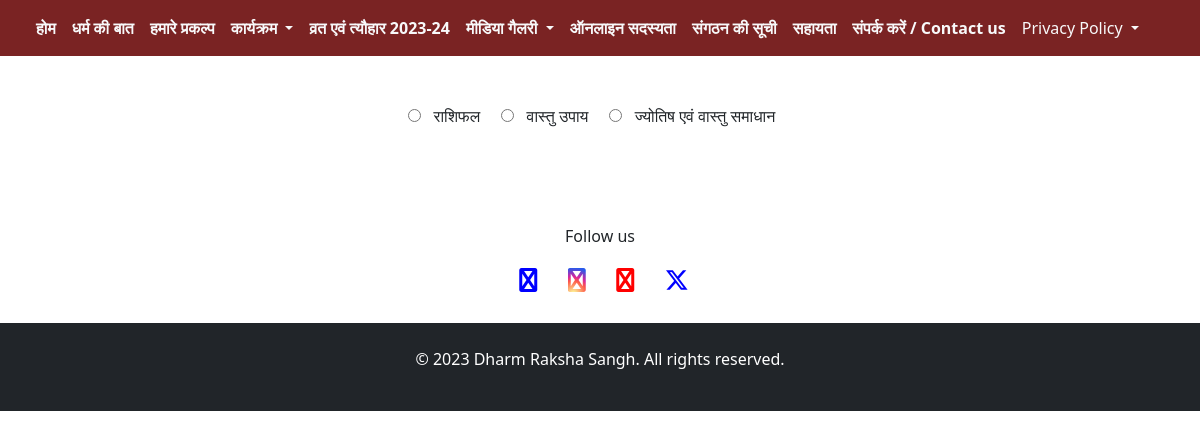
/services/jyotish/, run on an earlier commit of the app's database.
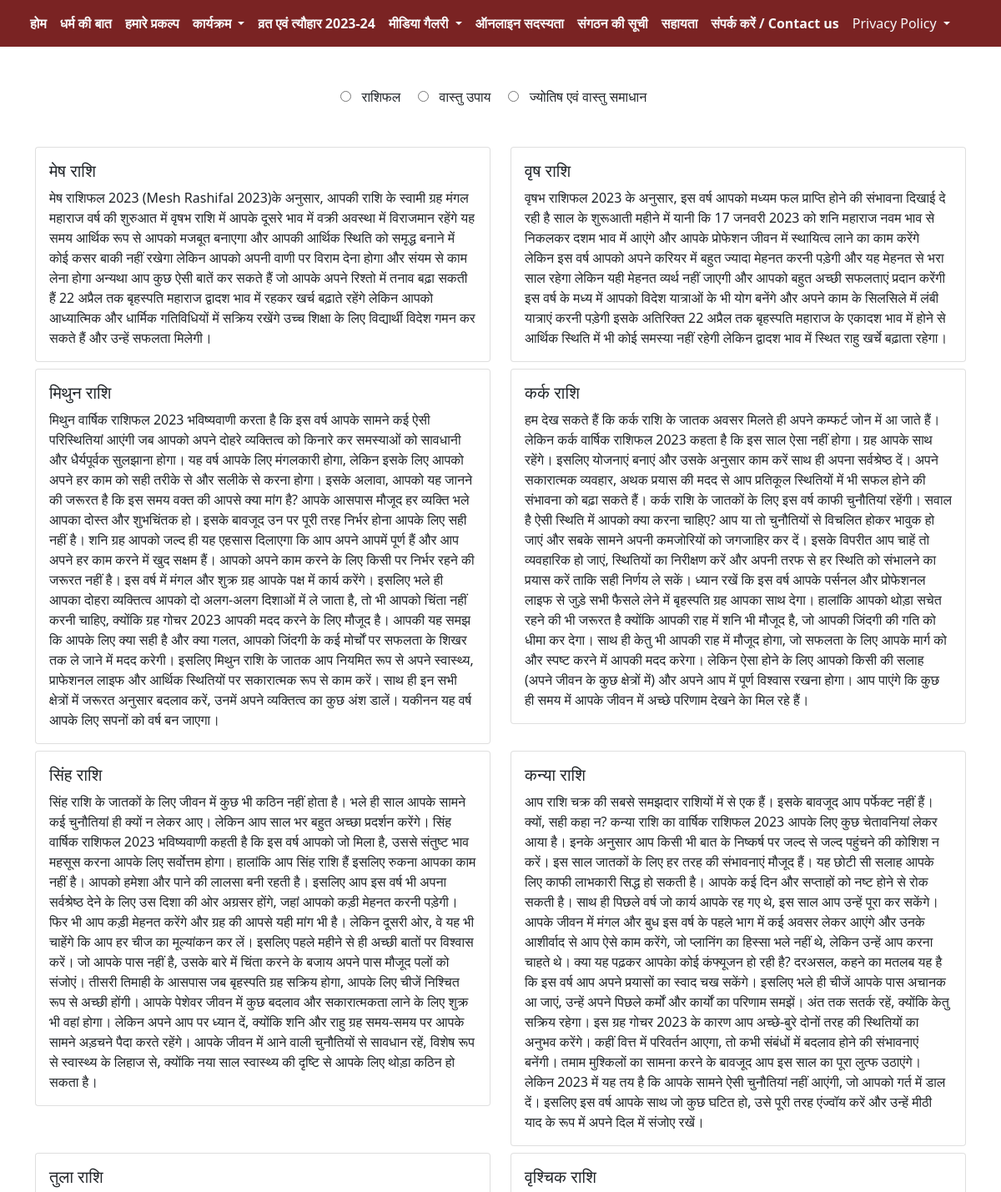
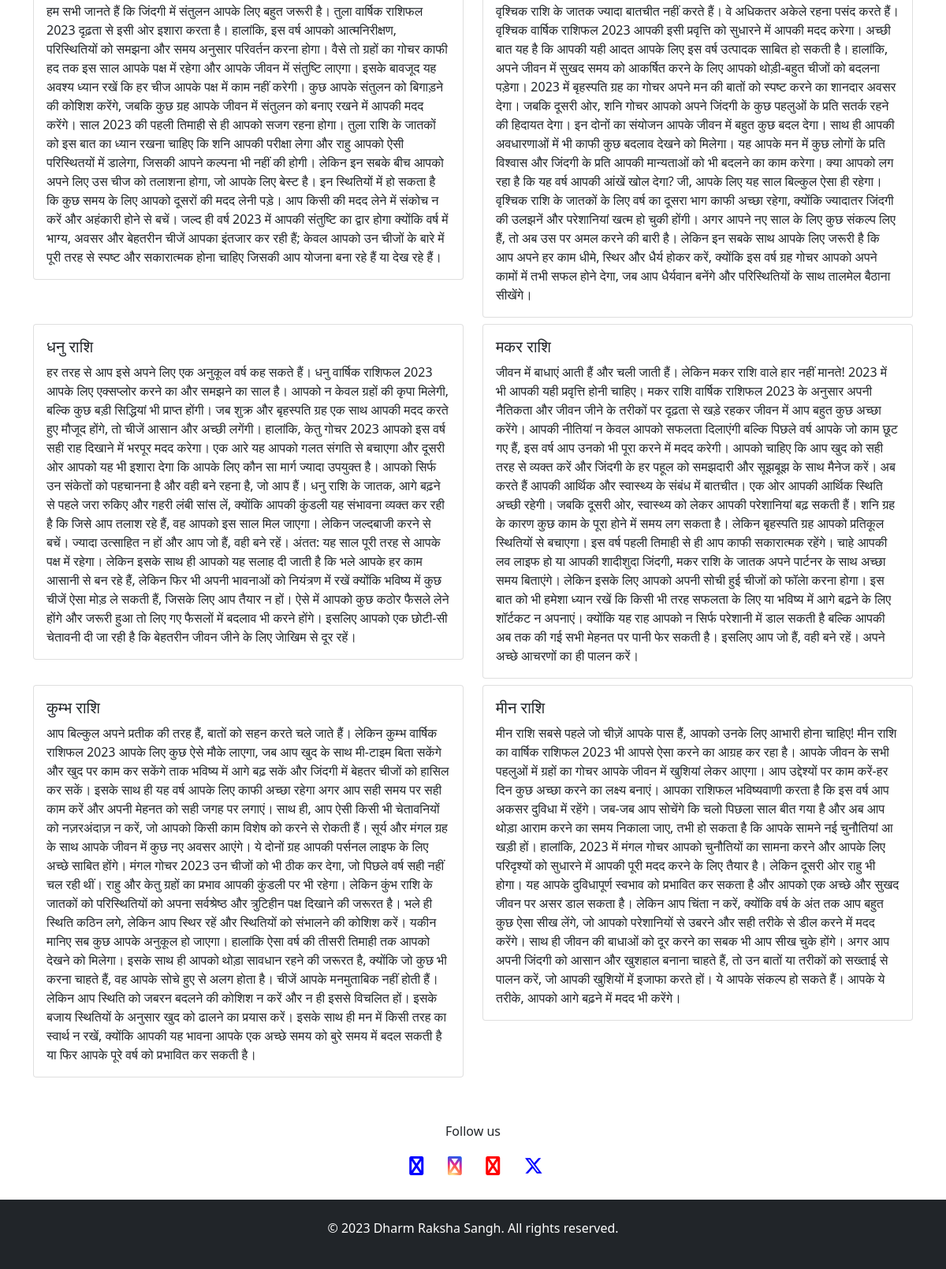
And on a later commit of the database (2 pictures, top to bottom).
### services/models.py (models this page shows, shortened)
class Rashi(models.Model):
    title = models.CharField(max_length=50)
    desc = models.TextField()
    image = models.ImageField(upload_to='rashi_image', null=True, blank=True)

### services/views.py (the view)
# urls.py: path('jyotish/', views.jyotish, name='jyotish'),
def jyotish(request):
    rashi = Rashi.objects.all()
    context = {
        'rashi': rashi,
    }
    return render(request, 'jyotish.html', context)

### services/templates/jyotish.html (shortened to what this page needs)
{% extends "navbar.html" %}
{% block services %}
<div class="text-center mt-5">
    <input id="Rashi" name="jyotish" type="radio">&nbsp; &nbsp;<lable>राशिफल </lable> &nbsp; &nbsp;
    <input id="Vastu" name="jyotish" type="radio">&nbsp; &nbsp;<lable>वास्तु उपाय</lable> &nbsp; &nbsp;
    <input id="samadhan" name="jyotish" type="radio">&nbsp; &nbsp;<lable>ज्योतिष एवं वास्तु समाधान</lable> &nbsp;
</div>
<div class="container mt-5">
    <div class="row mb-5" id="rashifal">
        {% for rashi in rashi %}
        <div class="col-md-6 mb-2">
            <div class="card">
                <div class="card-body">
                    <h5 class="card-title">{{rashi.title}}</h5>
                    <p class="card-text">{{rashi.desc}}</p>
                </div>
            </div>
        </div>
        {% endfor %}
    </div>
</div>
{% endblock services %}

What changed in the data, as far as the page shows it:
added Rashi: title "मेष राशि", desc "मेष राशिफल 2023 (Mesh Rashifal 2023)के अनुसार, आपकी राशि के स्वामी ग्रह मंगल महाराज वर्ष की शुरुआत में वृषभ राशि में आपके दूसरे भाव में वक्री अवस्था में विराजमान रहेंगे यह समय आर्थिक रूप से आपको मजबूत बनाएगा और आपकी आर्थिक स्थिति को समृद्ध बनाने में कोई कसर बाकी नहीं रखेगा लेकिन आपको अपनी वाणी पर विराम देना होगा और संयम से काम लेना होगा अन्यथा आप कुछ ऐसी बातें कर सकते हैं जो आपके अपने रिश्तो में तनाव बढ़ा सकती हैं 22 अप्रैल तक बृहस्पति महाराज द्वादश भाव में रहकर खर्च बढ़ाते रहेंगे लेकिन आपको आध्यात्मिक और धार्मिक गतिविधियों में सक्रिय रखेंगे उच्च शिक्षा के लिए विद्यार्थी विदेश गमन कर सकते हैं और उन्हें सफलता मिलेगी।"
added Rashi: title "वृष राशि", desc "वृषभ राशिफल 2023 के अनुसार, इस वर्ष आपको मध्यम फल प्राप्ति होने की संभावना दिखाई दे रही है साल के शुरूआती महीने में यानी कि 17 जनवरी 2023 को शनि महाराज नवम भाव से निकलकर दशम भाव में आएंगे और आपके प्रोफेशन जीवन में स्थायित्व लाने का काम करेंगे लेकिन इस वर्ष आपको अपने करियर में बहुत ज्यादा मेहनत करनी पड़ेगी और यह मेहनत से भरा साल रहेगा लेकिन यही मेहनत व्यर्थ नहीं जाएगी और आपको बहुत अच्छी सफलताएं प्रदान करेंगी इस वर्ष के मध्य में आपको विदेश यात्राओं के भी योग बनेंगे और अपने काम के सिलसिले में लंबी यात्राएं करनी पड़ेगी इसके अतिरिक्त 22 अप्रैल तक बृहस्पति महाराज के एकादश भाव में होने से आर्थिक स्थिति में भी कोई समस्या नहीं रहेगी लेकिन द्वादश भाव में स्थित राहु खर्चे बढ़ाता रहेगा।"
added Rashi: title "मिथुन राशि", desc "मिथुन वार्षिक राशिफल 2023 भविष्यवाणी करता है कि इस वर्ष आपके सामने कई ऐसी परिस्थितियां आएंगी जब आपको अपने दोहरे व्यक्तित्व को किनारे कर समस्याओं को सावधानी और धैर्यपूर्वक सुलझाना होगा। यह वर्ष आपके लिए मंगलकारी होगा, लेकिन इसके लिए आपको अपने हर काम को सही तरीके से और सलीके से करना होगा। इसके अलावा, आपको यह जानने की जरूरत है कि इस समय वक्त की आपसे क्या मांग है? आपके आसपास मौजूद हर व्यक्ति भले आपका दोस्त और शुभचिंतक हो। इसके बावजूद उन पर पूरी तरह निर्भर होना आपके लिए सही नहीं है। शनि ग्रह आपको जल्द ही यह एहसास दिलाएगा कि आप अपने आपमें पूर्ण हैं और आप अपने हर काम करने में खुद सक्षम हैं। आपको अपने काम करने के लिए किसी पर निर्भर रहने की जरूरत नहीं है। इस वर्ष में मंगल और शुक्र ग्रह आपके पक्ष में…"
added Rashi: title "कर्क राशि", desc "हम देख सकते हैं कि कर्क राशि के जातक अवसर मिलते ही अपने कम्फर्ट जोन में आ जाते हैं। लेकिन कर्क वार्षिक राशिफल 2023 कहता है कि इस साल ऐसा नहीं होगा। ग्रह आपके साथ रहेंगे। इसलिए योजनाएं बनाएं और उसके अनुसार काम करें साथ ही अपना सर्वश्रेष्ठ दें। अपने सकारात्मक व्यवहार, अथक प्रयास की मदद से आप प्रतिकूल स्थितियों में भी सफल होने की संभावना को बढ़ा सकते हैं। कर्क राशि के जातकों के लिए इस वर्ष काफी चुनौतियां रहेंगी। सवाल है ऐसी स्थिति में आपको क्या करना चाहिए? आप या तो चुनौतियों से विचलित होकर भावुक हो जाएं और सबके सामने अपनी कमजोरियों को जगजाहिर कर दें। इसके विपरीत आप चाहें तो व्यवहारिक हो जाएं, स्थितियों का निरीक्षण करें और अपनी तरफ से हर स्थिति को संभालने का प्रयास करें ताकि सही निर्णय ले सकें।…"
added Rashi: title "सिंह राशि", desc "सिंह राशि के जातकों के लिए जीवन में कुछ भी कठिन नहीं होता है। भले ही साल आपके सामने कई चुनौतियां ही क्यों न लेकर आए। लेकिन आप साल भर बहुत अच्छा प्रदर्शन करेंगे। सिंह वार्षिक राशिफल 2023 भविष्यवाणी कहती है कि इस वर्ष आपको जो मिला है, उससे संतुष्ट भाव महसूस करना आपके लिए सर्वोत्तम होगा। हालांकि आप सिंह राशि हैं इसलिए रुकना आपका काम नहीं है। आपको हमेशा और पाने की लालसा बनी रहती है। इसलिए आप इस वर्ष भी अपना सर्वश्रेष्ठ देने के लिए उस दिशा की ओर अग्रसर होंगे, जहां आपको कड़ी मेहनत करनी पड़ेगी। फिर भी आप कड़ी मेहनत करेंगे और ग्रह की आपसे यही मांग भी है। लेकिन दूसरी ओर, वे यह भी चाहेंगे कि आप हर चीज का मूल्यांकन कर लें। इसलिए पहले महीने से ही अच्छी बातों पर विश्वास करें। जो आपके पास नहीं है, उसके…"
added Rashi: title "कन्या राशि", desc "आप राशि चक्र की सबसे समझदार राशियों में से एक हैं। इसके बावजूद आप पर्फेक्ट नहीं हैं। क्यों, सही कहा न? कन्या राशि का वार्षिक राशिफल 2023 आपके लिए कुछ चेतावनियां लेकर आया है। इनके अनुसार आप किसी भी बात के निष्कर्ष पर जल्द से जल्द पहुंचने की कोशिश न करें। इस साल जातकों के लिए हर तरह की संभावनाएं मौजूद हैं। यह छोटी सी सलाह आपके लिए काफी लाभकारी सिद्ध हो सकती है। आपके कई दिन और सप्ताहों को नष्ट होने से रोक सकती है। साथ ही पिछले वर्ष जो कार्य आपके रह गए थे, इस साल आप उन्हें पूरा कर सकेंगे। आपके जीवन में मंगल और बुध इस वर्ष के पहले भाग में कई अवसर लेकर आएंगे और उनके आशीर्वाद से आप ऐसे काम करेंगे, जो प्लानिंग का हिस्सा भले नहीं थे, लेकिन उन्हें आप करना चाहते थे। क्या यह पढ़कर आपकाे कोई कंफ्यूजन हो…"
added Rashi: title "तुला राशि", desc "हम सभी जानते हैं कि जिंदगी में संतुलन आपके लिए बहुत जरूरी है। तुला वार्षिक राशिफल 2023 दृढ़ता से इसी ओर इशारा करता है। हालांकि, इस वर्ष आपको आत्मनिरीक्षण, परिस्थितियों को समझना और समय अनुसार परिवर्तन करना होगा। वैसे तो ग्रहों का गोचर काफी हद तक इस साल आपके पक्ष में रहेगा और आपके जीवन में संतुष्टि लाएगा। इसके बावजूद यह अवश्य ध्यान रखें कि हर चीज आपके पक्ष में काम नहीं करेगी। कुछ आपके संतुलन को बिगाड़ने की कोशिश करेंगे, जबकि कुछ ग्रह आपके जीवन में संतुलन को बनाए रखने में आपकी मदद करेंगे। साल 2023 की पहली तिमाही से ही आपको सजग रहना होगा। तुला राशि के जातकों को इस बात का ध्यान रखना चाहिए कि शनि आपकी परीक्षा लेगा और राहु आपको ऐसी परिस्थितयों में डालेगा, जिसकी आपने कल्पना भी नहीं की होगी। लेकिन…"
added Rashi: title "वृश्चिक राशि", desc "वृश्चिक राशि के जातक ज्यादा बातचीत नहीं करते हैं। वे अधिकतर अकेले रहना पसंद करते हैं। वृश्चिक वार्षिक राशिफल 2023 आपकी इसी प्रवृत्ति को सुधारने में आपकी मदद करेगा। अच्छी बात यह है कि आपकी यही आदत आपके लिए इस वर्ष उत्पादक साबित हो सकती है। हालांकि, अपने जीवन में सुखद समय को आकर्षित करने के लिए आपको थोड़ी-बहुत चीजों को बदलना पड़ेगा। 2023 में बृहस्पति ग्रह का गोचर अपने मन की बातों को स्पष्ट करने का शानदार अवसर देगा। जबकि दूसरी ओर, शनि गोचर आपको अपने जिंदगी के कुछ पहलुओं के प्रति सतर्क रहने की हिदायत देगा। इन दोनों का संयोजन आपके जीवन में बहुत कुछ बदल देगा। साथ ही आपकी अवधारणाओं में भी काफी कुछ बदलाव देखने को मिलेगा। यह आपके मन में कुछ लोगों के प्रति विश्वास और जिंदगी के प्रति आपकी मान्यताओं को…"
added Rashi: title "धनु राशि", desc "हर तरह से आप इसे अपने लिए एक अनुकूल वर्ष कह सकते हैं। धनु वार्षिक राशिफल 2023 आपके लिए एक्सप्लोर करने का और समझने का साल है। आपको न केवल ग्रहों की कृपा मिलेगी, बल्कि कुछ बड़ी सिद्धियां भी प्राप्त होंगी। जब शुक्र और बृहस्पति ग्रह एक साथ आपकी मदद करते हुए मौजूद होंगे, तो चीजें आसान और अच्छी लगेंगी। हालांकि, केतु गोचर 2023 आपको इस वर्ष सही राह दिखाने में भरपूर मदद करेगा। एक आरे यह आपको गलत संगति से बचाएगा और दूसरी ओर आपको यह भी इशारा देगा कि आपके लिए कौन सा मार्ग ज्यादा उपयुक्त है। आपको सिर्फ उन संकेतों को पहचानना है और वही बने रहना है, जो आप हैं। धनु राशि के जातक, आगे बढ़ने से पहले जरा रुकिए और गहरी लंबी सांस लें, क्योंकि आपकी कुंडली यह संभावना व्यक्त कर रही है कि जिसे आप तलाश रहे हैं, वह…"
added Rashi: title "मकर राशि", desc "जीवन में बाधाएं आती हैं और चली जाती हैं। लेकिन मकर राशि वाले हार नहीं मानते! 2023 में भी आपकी यही प्रवृत्ति होनी चाहिए। मकर राशि वार्षिक राशिफल 2023 के अनुसार अपनी नैतिकता और जीवन जीने के तरीकों पर दृढ़ता से खड़े रहकर जीवन में आप बहुत कुछ अच्छा करेंगे। आपकी नीतियां न केवल आपको सफलता दिलाएंगी बल्कि पिछले वर्ष आपके जो काम छूट गए हैं, इस वर्ष आप उनको भी पूरा करने में मदद करेगी। आपको चाहिए कि आप खुद को सही तरह से व्यक्त करें और जिंदगी के हर पहूल को समझदारी और सूझबूझ के साथ मैनेज करें। अब करते हैं आपकी आर्थिक और स्वास्थ्य के संबंध में बातचीत। एक ओर आपकी आर्थिक स्थिति अच्छी रहेगी। जबकि दूसरी ओर, स्वास्थ्य को लेकर आपकी परेशानियां बढ़ सकती हैं। शनि ग्रह के कारण कुछ काम के पूरा होने में समय लग सकता…"
added Rashi: title "कुम्भ राशि", desc "आप बिल्कुल अपने प्रतीक की तरह हैं, बातों को सहन करते चले जाते हैं। लेकिन कुम्भ वार्षिक राशिफल 2023 आपके लिए कुछ ऐसे मौके लाएगा, जब आप खुद के साथ मी-टाइम बिता सकेंगे और खुद पर काम कर सकेंगे ताक भविष्य में आगे बढ़ सकें और जिंदगी में बेहतर चीजों को हासिल कर सकें। इसके साथ ही यह वर्ष आपके लिए काफी अच्छा रहेगा अगर आप सही समय पर सही काम करें और अपनी मेहनत को सही जगह पर लगाएं। साथ ही, आप ऐसी किसी भी चेतावनियों को नज़रअंदाज़ न करें, जो आपको किसी काम विशेष को करने से रोकती हैं। सूर्य और मंगल ग्रह के साथ आपके जीवन में कुछ नए अवसर आएंगे। ये दोनों ग्रह आपकी पर्सनल लाइफ के लिए अच्छे साबित होंगे। मंगल गोचर 2023 उन चीजों को भी ठीक कर देगा, जो पिछले वर्ष सही नहीं चल रही थीं। राहु और केतु ग्रहों का प्रभाव…"
added Rashi: title "मीन राशि", desc "मीन राशि सबसे पहले जो चीज़ें आपके पास हैं, आपको उनके लिए आभारी होना चाहिए! मीन राशि का वार्षिक राशिफल 2023 भी आपसे ऐसा करने का आग्रह कर रहा है। आपके जीवन के सभी पहलुओं में ग्रहों का गोचर आपके जीवन में खुशियां लेकर आएगा। आप उद्देश्यों पर काम करें-हर दिन कुछ अच्छा करने का लक्ष्य बनाएं। आपका राशिफल भविष्यवाणी करता है कि इस वर्ष आप अकसर दुविधा में रहेंगे। जब-जब आप सोचेंगे कि चलो पिछला साल बीत गया है और अब आप थोड़ा आराम करने का समय निकाला जाए, तभी हो सकता है कि आपके सामने नई चुनौतियां आ खड़ी हों। हालांकि, 2023 में मंगल गोचर आपको चुनौतियों का सामना करने और आपके लिए परिदृश्यों को सुधारने में आपकी पूरी मदद करने के लिए तैयार है। लेकिन दूसरी ओर राहु भी होगा। यह आपके दुविधापूर्ण स्वभाव को प्रभावित कर…"
